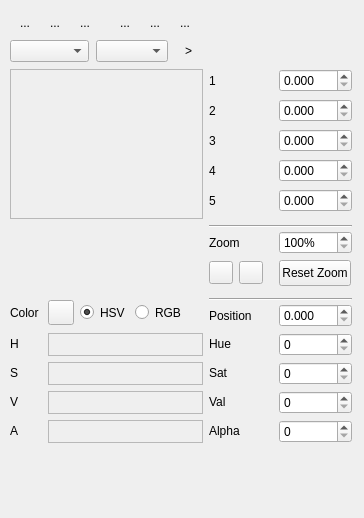
<ui version="4.0" >
 <comment>*********************************************************************
**
** Copyright (C) 2010 Nokia Corporation and/or its subsidiary(-ies).
** All rights reserved.
** Contact: Nokia Corporation (qt-info@nokia.com)
**
** This file is part of the tools applications of the Qt Toolkit.
**
** $QT_BEGIN_LICENSE:LGPL$
** Commercial Usage
** Licensees holding valid Qt Commercial licenses may use this file in
** accordance with the Qt Commercial License Agreement provided with the
** Software or, alternatively, in accordance with the terms contained in
** a written agreement between you and Nokia.
**
** GNU Lesser General Public License Usage
** Alternatively, this file may be used under the terms of the GNU Lesser
** General Public License version 2.1 as published by the Free Software
** Foundation and appearing in the file LICENSE.LGPL included in the
** packaging of this file.  Please review the following information to
** ensure the GNU Lesser General Public License version 2.1 requirements
** will be met: http://www.gnu.org/licenses/old-licenses/lgpl-2.1.html.
**
** In addition, as a special exception, Nokia gives you certain additional
** rights.  These rights are described in the Nokia Qt LGPL Exception
** version 1.1, included in the file LGPL_EXCEPTION.txt in this package.
**
** GNU General Public License Usage
** Alternatively, this file may be used under the terms of the GNU
** General Public License version 3.0 as published by the Free Software
** Foundation and appearing in the file LICENSE.GPL included in the
** packaging of this file.  Please review the following information to
** ensure the GNU General Public License version 3.0 requirements will be
** met: http://www.gnu.org/copyleft/gpl.html.
**
** If you have questions regarding the use of this file, please contact
** Nokia at qt-info@nokia.com.
** $QT_END_LICENSE$
**
*********************************************************************</comment>
 <class>QtGradientEditor</class>
 <widget class="QWidget" name="QtGradientEditor" >
  <property name="geometry" >
   <rect>
    <x>0</x>
    <y>0</y>
    <width>364</width>
    <height>518</height>
   </rect>
  </property>
  <property name="windowTitle" >
   <string>Form</string>
  </property>
  <widget class="QFrame" name="frame" >
   <property name="geometry" >
    <rect>
     <x>10</x>
     <y>69</y>
     <width>193</width>
     <height>150</height>
    </rect>
   </property>
   <property name="sizePolicy" >
    <sizepolicy vsizetype="Expanding" hsizetype="Expanding" >
     <horstretch>0</horstretch>
     <verstretch>0</verstretch>
    </sizepolicy>
   </property>
   <property name="frameShape" >
    <enum>QFrame::StyledPanel</enum>
   </property>
   <property name="frameShadow" >
    <enum>QFrame::Raised</enum>
   </property>
   <layout class="QVBoxLayout" >
    <property name="spacing" >
     <number>6</number>
    </property>
    <property name="leftMargin" >
     <number>0</number>
    </property>
    <property name="topMargin" >
     <number>0</number>
    </property>
    <property name="rightMargin" >
     <number>0</number>
    </property>
    <property name="bottomMargin" >
     <number>0</number>
    </property>
    <item>
     <widget class="QtGradientWidget" native="1" name="gradientWidget" >
      <property name="sizePolicy" >
       <sizepolicy vsizetype="Expanding" hsizetype="Expanding" >
        <horstretch>0</horstretch>
        <verstretch>0</verstretch>
       </sizepolicy>
      </property>
      <property name="toolTip" >
       <string>Gradient Editor</string>
      </property>
      <property name="whatsThis" >
       <string>This area shows a preview of the gradient being edited. It also allows you to edit parameters specific to the gradient's type such as start and final point, radius, etc. by drag &amp; drop.</string>
      </property>
     </widget>
    </item>
   </layout>
  </widget>
  <widget class="QLabel" name="label1" >
   <property name="geometry" >
    <rect>
     <x>209</x>
     <y>69</y>
     <width>64</width>
     <height>23</height>
    </rect>
   </property>
   <property name="text" >
    <string>1</string>
   </property>
  </widget>
  <widget class="QDoubleSpinBox" name="spinBox1" >
   <property name="geometry" >
    <rect>
     <x>279</x>
     <y>69</y>
     <width>73</width>
     <height>23</height>
    </rect>
   </property>
   <property name="keyboardTracking" >
    <bool>false</bool>
   </property>
   <property name="decimals" >
    <number>3</number>
   </property>
   <property name="maximum" >
    <double>1.000000000000000</double>
   </property>
   <property name="singleStep" >
    <double>0.010000000000000</double>
   </property>
  </widget>
  <widget class="QLabel" name="label2" >
   <property name="geometry" >
    <rect>
     <x>209</x>
     <y>99</y>
     <width>64</width>
     <height>23</height>
    </rect>
   </property>
   <property name="text" >
    <string>2</string>
   </property>
  </widget>
  <widget class="QDoubleSpinBox" name="spinBox2" >
   <property name="geometry" >
    <rect>
     <x>279</x>
     <y>99</y>
     <width>73</width>
     <height>23</height>
    </rect>
   </property>
   <property name="keyboardTracking" >
    <bool>false</bool>
   </property>
   <property name="decimals" >
    <number>3</number>
   </property>
   <property name="maximum" >
    <double>1.000000000000000</double>
   </property>
   <property name="singleStep" >
    <double>0.010000000000000</double>
   </property>
  </widget>
  <widget class="QLabel" name="label3" >
   <property name="geometry" >
    <rect>
     <x>209</x>
     <y>129</y>
     <width>64</width>
     <height>23</height>
    </rect>
   </property>
   <property name="text" >
    <string>3</string>
   </property>
  </widget>
  <widget class="QDoubleSpinBox" name="spinBox3" >
   <property name="geometry" >
    <rect>
     <x>279</x>
     <y>129</y>
     <width>73</width>
     <height>23</height>
    </rect>
   </property>
   <property name="keyboardTracking" >
    <bool>false</bool>
   </property>
   <property name="decimals" >
    <number>3</number>
   </property>
   <property name="maximum" >
    <double>1.000000000000000</double>
   </property>
   <property name="singleStep" >
    <double>0.010000000000000</double>
   </property>
  </widget>
  <widget class="QLabel" name="label4" >
   <property name="geometry" >
    <rect>
     <x>209</x>
     <y>159</y>
     <width>64</width>
     <height>23</height>
    </rect>
   </property>
   <property name="text" >
    <string>4</string>
   </property>
  </widget>
  <widget class="QDoubleSpinBox" name="spinBox4" >
   <property name="geometry" >
    <rect>
     <x>279</x>
     <y>159</y>
     <width>73</width>
     <height>23</height>
    </rect>
   </property>
   <property name="keyboardTracking" >
    <bool>false</bool>
   </property>
   <property name="decimals" >
    <number>3</number>
   </property>
   <property name="maximum" >
    <double>1.000000000000000</double>
   </property>
   <property name="singleStep" >
    <double>0.010000000000000</double>
   </property>
  </widget>
  <widget class="QLabel" name="label5" >
   <property name="geometry" >
    <rect>
     <x>209</x>
     <y>189</y>
     <width>64</width>
     <height>23</height>
    </rect>
   </property>
   <property name="text" >
    <string>5</string>
   </property>
  </widget>
  <widget class="QDoubleSpinBox" name="spinBox5" >
   <property name="geometry" >
    <rect>
     <x>279</x>
     <y>189</y>
     <width>73</width>
     <height>23</height>
    </rect>
   </property>
   <property name="keyboardTracking" >
    <bool>false</bool>
   </property>
   <property name="decimals" >
    <number>3</number>
   </property>
   <property name="maximum" >
    <double>1.000000000000000</double>
   </property>
   <property name="singleStep" >
    <double>0.010000000000000</double>
   </property>
  </widget>
  <widget class="QtGradientStopsWidget" native="1" name="gradientStopsWidget" >
   <property name="geometry" >
    <rect>
     <x>10</x>
     <y>225</y>
     <width>193</width>
     <height>67</height>
    </rect>
   </property>
   <property name="toolTip" >
    <string>Gradient Stops Editor</string>
   </property>
   <property name="whatsThis" >
    <string>This area allows you to edit gradient stops. Double click on the existing stop handle to duplicate it. Double click outside of the existing stop handles to create a new stop. Drag &amp; drop the handle to reposition it. Use right mouse button to popup context menu with extra actions.</string>
   </property>
  </widget>
  <widget class="QLabel" name="zoomLabel" >
   <property name="geometry" >
    <rect>
     <x>209</x>
     <y>231</y>
     <width>64</width>
     <height>23</height>
    </rect>
   </property>
   <property name="text" >
    <string>Zoom</string>
   </property>
  </widget>
  <widget class="QToolButton" name="zoomAllButton" >
   <property name="geometry" >
    <rect>
     <x>279</x>
     <y>260</y>
     <width>72</width>
     <height>26</height>
    </rect>
   </property>
   <property name="sizePolicy" >
    <sizepolicy vsizetype="Fixed" hsizetype="Preferred" >
     <horstretch>0</horstretch>
     <verstretch>0</verstretch>
    </sizepolicy>
   </property>
   <property name="toolTip" >
    <string>Reset Zoom</string>
   </property>
   <property name="text" >
    <string>Reset Zoom</string>
   </property>
  </widget>
  <widget class="QLabel" name="positionLabel" >
   <property name="geometry" >
    <rect>
     <x>209</x>
     <y>304</y>
     <width>64</width>
     <height>23</height>
    </rect>
   </property>
   <property name="text" >
    <string>Position</string>
   </property>
  </widget>
  <widget class="QLabel" name="hLabel" >
   <property name="geometry" >
    <rect>
     <x>10</x>
     <y>335</y>
     <width>32</width>
     <height>18</height>
    </rect>
   </property>
   <property name="sizePolicy" >
    <sizepolicy vsizetype="Fixed" hsizetype="Preferred" >
     <horstretch>0</horstretch>
     <verstretch>0</verstretch>
    </sizepolicy>
   </property>
   <property name="toolTip" >
    <string>Hue</string>
   </property>
   <property name="text" >
    <string>H</string>
   </property>
  </widget>
  <widget class="QFrame" name="frame_2" >
   <property name="geometry" >
    <rect>
     <x>48</x>
     <y>333</y>
     <width>155</width>
     <height>23</height>
    </rect>
   </property>
   <property name="sizePolicy" >
    <sizepolicy vsizetype="Preferred" hsizetype="Ignored" >
     <horstretch>0</horstretch>
     <verstretch>0</verstretch>
    </sizepolicy>
   </property>
   <property name="frameShape" >
    <enum>QFrame::StyledPanel</enum>
   </property>
   <property name="frameShadow" >
    <enum>QFrame::Raised</enum>
   </property>
   <layout class="QHBoxLayout" >
    <property name="leftMargin" >
     <number>0</number>
    </property>
    <property name="topMargin" >
     <number>0</number>
    </property>
    <property name="rightMargin" >
     <number>0</number>
    </property>
    <property name="bottomMargin" >
     <number>0</number>
    </property>
    <item>
     <widget class="QtColorLine" native="1" name="hueColorLine" >
      <property name="sizePolicy" >
       <sizepolicy vsizetype="Preferred" hsizetype="Expanding" >
        <horstretch>0</horstretch>
        <verstretch>0</verstretch>
       </sizepolicy>
      </property>
      <property name="toolTip" >
       <string>Hue</string>
      </property>
     </widget>
    </item>
   </layout>
  </widget>
  <widget class="QLabel" name="hueLabel" >
   <property name="geometry" >
    <rect>
     <x>209</x>
     <y>335</y>
     <width>64</width>
     <height>18</height>
    </rect>
   </property>
   <property name="sizePolicy" >
    <sizepolicy vsizetype="Fixed" hsizetype="Preferred" >
     <horstretch>0</horstretch>
     <verstretch>0</verstretch>
    </sizepolicy>
   </property>
   <property name="text" >
    <string>Hue</string>
   </property>
  </widget>
  <widget class="QLabel" name="sLabel" >
   <property name="geometry" >
    <rect>
     <x>10</x>
     <y>364</y>
     <width>32</width>
     <height>18</height>
    </rect>
   </property>
   <property name="sizePolicy" >
    <sizepolicy vsizetype="Fixed" hsizetype="Preferred" >
     <horstretch>0</horstretch>
     <verstretch>0</verstretch>
    </sizepolicy>
   </property>
   <property name="toolTip" >
    <string>Saturation</string>
   </property>
   <property name="text" >
    <string>S</string>
   </property>
  </widget>
  <widget class="QFrame" name="frame_5" >
   <property name="geometry" >
    <rect>
     <x>48</x>
     <y>362</y>
     <width>155</width>
     <height>23</height>
    </rect>
   </property>
   <property name="sizePolicy" >
    <sizepolicy vsizetype="Preferred" hsizetype="Ignored" >
     <horstretch>0</horstretch>
     <verstretch>0</verstretch>
    </sizepolicy>
   </property>
   <property name="frameShape" >
    <enum>QFrame::StyledPanel</enum>
   </property>
   <property name="frameShadow" >
    <enum>QFrame::Raised</enum>
   </property>
   <layout class="QHBoxLayout" >
    <property name="leftMargin" >
     <number>0</number>
    </property>
    <property name="topMargin" >
     <number>0</number>
    </property>
    <property name="rightMargin" >
     <number>0</number>
    </property>
    <property name="bottomMargin" >
     <number>0</number>
    </property>
    <item>
     <widget class="QtColorLine" native="1" name="saturationColorLine" >
      <property name="sizePolicy" >
       <sizepolicy vsizetype="Preferred" hsizetype="Expanding" >
        <horstretch>0</horstretch>
        <verstretch>0</verstretch>
       </sizepolicy>
      </property>
      <property name="toolTip" >
       <string>Saturation</string>
      </property>
     </widget>
    </item>
   </layout>
  </widget>
  <widget class="QLabel" name="saturationLabel" >
   <property name="geometry" >
    <rect>
     <x>209</x>
     <y>364</y>
     <width>64</width>
     <height>18</height>
    </rect>
   </property>
   <property name="sizePolicy" >
    <sizepolicy vsizetype="Fixed" hsizetype="Preferred" >
     <horstretch>0</horstretch>
     <verstretch>0</verstretch>
    </sizepolicy>
   </property>
   <property name="text" >
    <string>Sat</string>
   </property>
  </widget>
  <widget class="QLabel" name="vLabel" >
   <property name="geometry" >
    <rect>
     <x>10</x>
     <y>393</y>
     <width>32</width>
     <height>18</height>
    </rect>
   </property>
   <property name="sizePolicy" >
    <sizepolicy vsizetype="Fixed" hsizetype="Preferred" >
     <horstretch>0</horstretch>
     <verstretch>0</verstretch>
    </sizepolicy>
   </property>
   <property name="toolTip" >
    <string>Value</string>
   </property>
   <property name="text" >
    <string>V</string>
   </property>
  </widget>
  <widget class="QFrame" name="frame_3" >
   <property name="geometry" >
    <rect>
     <x>48</x>
     <y>391</y>
     <width>155</width>
     <height>23</height>
    </rect>
   </property>
   <property name="sizePolicy" >
    <sizepolicy vsizetype="Preferred" hsizetype="Ignored" >
     <horstretch>0</horstretch>
     <verstretch>0</verstretch>
    </sizepolicy>
   </property>
   <property name="frameShape" >
    <enum>QFrame::StyledPanel</enum>
   </property>
   <property name="frameShadow" >
    <enum>QFrame::Raised</enum>
   </property>
   <layout class="QHBoxLayout" >
    <property name="leftMargin" >
     <number>0</number>
    </property>
    <property name="topMargin" >
     <number>0</number>
    </property>
    <property name="rightMargin" >
     <number>0</number>
    </property>
    <property name="bottomMargin" >
     <number>0</number>
    </property>
    <item>
     <widget class="QtColorLine" native="1" name="valueColorLine" >
      <property name="sizePolicy" >
       <sizepolicy vsizetype="Preferred" hsizetype="Expanding" >
        <horstretch>0</horstretch>
        <verstretch>0</verstretch>
       </sizepolicy>
      </property>
      <property name="toolTip" >
       <string>Value</string>
      </property>
     </widget>
    </item>
   </layout>
  </widget>
  <widget class="QLabel" name="valueLabel" >
   <property name="geometry" >
    <rect>
     <x>209</x>
     <y>393</y>
     <width>64</width>
     <height>18</height>
    </rect>
   </property>
   <property name="sizePolicy" >
    <sizepolicy vsizetype="Fixed" hsizetype="Preferred" >
     <horstretch>0</horstretch>
     <verstretch>0</verstretch>
    </sizepolicy>
   </property>
   <property name="text" >
    <string>Val</string>
   </property>
  </widget>
  <widget class="QLabel" name="aLabel" >
   <property name="geometry" >
    <rect>
     <x>10</x>
     <y>422</y>
     <width>32</width>
     <height>18</height>
    </rect>
   </property>
   <property name="sizePolicy" >
    <sizepolicy vsizetype="Fixed" hsizetype="Preferred" >
     <horstretch>0</horstretch>
     <verstretch>0</verstretch>
    </sizepolicy>
   </property>
   <property name="toolTip" >
    <string>Alpha</string>
   </property>
   <property name="text" >
    <string>A</string>
   </property>
  </widget>
  <widget class="QFrame" name="frame_4" >
   <property name="geometry" >
    <rect>
     <x>48</x>
     <y>420</y>
     <width>155</width>
     <height>23</height>
    </rect>
   </property>
   <property name="sizePolicy" >
    <sizepolicy vsizetype="Preferred" hsizetype="Ignored" >
     <horstretch>0</horstretch>
     <verstretch>0</verstretch>
    </sizepolicy>
   </property>
   <property name="frameShape" >
    <enum>QFrame::StyledPanel</enum>
   </property>
   <property name="frameShadow" >
    <enum>QFrame::Raised</enum>
   </property>
   <layout class="QHBoxLayout" >
    <property name="leftMargin" >
     <number>0</number>
    </property>
    <property name="topMargin" >
     <number>0</number>
    </property>
    <property name="rightMargin" >
     <number>0</number>
    </property>
    <property name="bottomMargin" >
     <number>0</number>
    </property>
    <item>
     <widget class="QtColorLine" native="1" name="alphaColorLine" >
      <property name="sizePolicy" >
       <sizepolicy vsizetype="Preferred" hsizetype="Expanding" >
        <horstretch>0</horstretch>
        <verstretch>0</verstretch>
       </sizepolicy>
      </property>
      <property name="toolTip" >
       <string>Alpha</string>
      </property>
     </widget>
    </item>
   </layout>
  </widget>
  <widget class="QLabel" name="alphaLabel" >
   <property name="geometry" >
    <rect>
     <x>209</x>
     <y>422</y>
     <width>64</width>
     <height>18</height>
    </rect>
   </property>
   <property name="sizePolicy" >
    <sizepolicy vsizetype="Fixed" hsizetype="Preferred" >
     <horstretch>0</horstretch>
     <verstretch>0</verstretch>
    </sizepolicy>
   </property>
   <property name="text" >
    <string>Alpha</string>
   </property>
  </widget>
  <widget class="QComboBox" name="typeComboBox" >
   <property name="geometry" >
    <rect>
     <x>10</x>
     <y>40</y>
     <width>79</width>
     <height>22</height>
    </rect>
   </property>
   <property name="toolTip" >
    <string>Type</string>
   </property>
  </widget>
  <widget class="QComboBox" name="spreadComboBox" >
   <property name="geometry" >
    <rect>
     <x>96</x>
     <y>40</y>
     <width>72</width>
     <height>22</height>
    </rect>
   </property>
   <property name="toolTip" >
    <string>Spread</string>
   </property>
  </widget>
  <widget class="QLabel" name="colorLabel" >
   <property name="geometry" >
    <rect>
     <x>10</x>
     <y>298</y>
     <width>32</width>
     <height>29</height>
    </rect>
   </property>
   <property name="sizePolicy" >
    <sizepolicy vsizetype="Preferred" hsizetype="Fixed" >
     <horstretch>0</horstretch>
     <verstretch>0</verstretch>
    </sizepolicy>
   </property>
   <property name="text" >
    <string>Color</string>
   </property>
  </widget>
  <widget class="QtColorButton" name="colorButton" >
   <property name="geometry" >
    <rect>
     <x>48</x>
     <y>300</y>
     <width>26</width>
     <height>25</height>
    </rect>
   </property>
   <property name="toolTip" >
    <string>Current stop's color</string>
   </property>
   <property name="text" >
    <string/>
   </property>
  </widget>
  <widget class="QRadioButton" name="hsvRadioButton" >
   <property name="geometry" >
    <rect>
     <x>80</x>
     <y>301</y>
     <width>49</width>
     <height>23</height>
    </rect>
   </property>
   <property name="sizePolicy" >
    <sizepolicy vsizetype="Fixed" hsizetype="Fixed" >
     <horstretch>0</horstretch>
     <verstretch>0</verstretch>
    </sizepolicy>
   </property>
   <property name="toolTip" >
    <string>Show HSV specification</string>
   </property>
   <property name="text" >
    <string>HSV</string>
   </property>
   <property name="checked" >
    <bool>true</bool>
   </property>
  </widget>
  <widget class="QRadioButton" name="rgbRadioButton" >
   <property name="geometry" >
    <rect>
     <x>135</x>
     <y>301</y>
     <width>49</width>
     <height>23</height>
    </rect>
   </property>
   <property name="sizePolicy" >
    <sizepolicy vsizetype="Fixed" hsizetype="Fixed" >
     <horstretch>0</horstretch>
     <verstretch>0</verstretch>
    </sizepolicy>
   </property>
   <property name="toolTip" >
    <string>Show RGB specification</string>
   </property>
   <property name="text" >
    <string>RGB</string>
   </property>
  </widget>
  <widget class="QWidget" native="1" name="positionWidget" >
   <property name="geometry" >
    <rect>
     <x>279</x>
     <y>304</y>
     <width>73</width>
     <height>23</height>
    </rect>
   </property>
   <layout class="QVBoxLayout" >
    <property name="leftMargin" >
     <number>0</number>
    </property>
    <property name="topMargin" >
     <number>0</number>
    </property>
    <property name="rightMargin" >
     <number>0</number>
    </property>
    <property name="bottomMargin" >
     <number>0</number>
    </property>
    <item>
     <widget class="QDoubleSpinBox" name="positionSpinBox" >
      <property name="toolTip" >
       <string>Current stop's position</string>
      </property>
      <property name="keyboardTracking" >
       <bool>false</bool>
      </property>
      <property name="decimals" >
       <number>3</number>
      </property>
      <property name="minimum" >
       <double>0.000000000000000</double>
      </property>
      <property name="maximum" >
       <double>1.000000000000000</double>
      </property>
      <property name="singleStep" >
       <double>0.010000000000000</double>
      </property>
      <property name="value" >
       <double>0.000000000000000</double>
      </property>
     </widget>
    </item>
   </layout>
  </widget>
  <widget class="QWidget" native="1" name="hueWidget" >
   <property name="geometry" >
    <rect>
     <x>279</x>
     <y>333</y>
     <width>73</width>
     <height>23</height>
    </rect>
   </property>
   <layout class="QVBoxLayout" >
    <property name="leftMargin" >
     <number>0</number>
    </property>
    <property name="topMargin" >
     <number>0</number>
    </property>
    <property name="rightMargin" >
     <number>0</number>
    </property>
    <property name="bottomMargin" >
     <number>0</number>
    </property>
    <item>
     <widget class="QSpinBox" name="hueSpinBox" >
      <property name="keyboardTracking" >
       <bool>false</bool>
      </property>
      <property name="maximum" >
       <number>359</number>
      </property>
     </widget>
    </item>
   </layout>
  </widget>
  <widget class="QWidget" native="1" name="saturationWidget" >
   <property name="geometry" >
    <rect>
     <x>279</x>
     <y>362</y>
     <width>73</width>
     <height>23</height>
    </rect>
   </property>
   <layout class="QVBoxLayout" >
    <property name="leftMargin" >
     <number>0</number>
    </property>
    <property name="topMargin" >
     <number>0</number>
    </property>
    <property name="rightMargin" >
     <number>0</number>
    </property>
    <property name="bottomMargin" >
     <number>0</number>
    </property>
    <item>
     <widget class="QSpinBox" name="saturationSpinBox" >
      <property name="keyboardTracking" >
       <bool>false</bool>
      </property>
      <property name="maximum" >
       <number>255</number>
      </property>
     </widget>
    </item>
   </layout>
  </widget>
  <widget class="QWidget" native="1" name="valueWidget" >
   <property name="geometry" >
    <rect>
     <x>279</x>
     <y>391</y>
     <width>73</width>
     <height>23</height>
    </rect>
   </property>
   <layout class="QVBoxLayout" >
    <property name="leftMargin" >
     <number>0</number>
    </property>
    <property name="topMargin" >
     <number>0</number>
    </property>
    <property name="rightMargin" >
     <number>0</number>
    </property>
    <property name="bottomMargin" >
     <number>0</number>
    </property>
    <item>
     <widget class="QSpinBox" name="valueSpinBox" >
      <property name="keyboardTracking" >
       <bool>false</bool>
      </property>
      <property name="maximum" >
       <number>255</number>
      </property>
     </widget>
    </item>
   </layout>
  </widget>
  <widget class="QWidget" native="1" name="alphaWidget" >
   <property name="geometry" >
    <rect>
     <x>279</x>
     <y>420</y>
     <width>73</width>
     <height>23</height>
    </rect>
   </property>
   <layout class="QVBoxLayout" >
    <property name="leftMargin" >
     <number>0</number>
    </property>
    <property name="topMargin" >
     <number>0</number>
    </property>
    <property name="rightMargin" >
     <number>0</number>
    </property>
    <property name="bottomMargin" >
     <number>0</number>
    </property>
    <item>
     <widget class="QSpinBox" name="alphaSpinBox" >
      <property name="keyboardTracking" >
       <bool>false</bool>
      </property>
      <property name="maximum" >
       <number>255</number>
      </property>
     </widget>
    </item>
   </layout>
  </widget>
  <widget class="QWidget" native="1" name="zoomWidget" >
   <property name="geometry" >
    <rect>
     <x>279</x>
     <y>231</y>
     <width>73</width>
     <height>23</height>
    </rect>
   </property>
   <layout class="QVBoxLayout" >
    <property name="leftMargin" >
     <number>0</number>
    </property>
    <property name="topMargin" >
     <number>0</number>
    </property>
    <property name="rightMargin" >
     <number>0</number>
    </property>
    <property name="bottomMargin" >
     <number>0</number>
    </property>
    <item>
     <widget class="QSpinBox" name="zoomSpinBox" >
      <property name="keyboardTracking" >
       <bool>false</bool>
      </property>
      <property name="suffix" >
       <string>%</string>
      </property>
      <property name="minimum" >
       <number>100</number>
      </property>
      <property name="maximum" >
       <number>10000</number>
      </property>
      <property name="singleStep" >
       <number>100</number>
      </property>
      <property name="value" >
       <number>100</number>
      </property>
     </widget>
    </item>
   </layout>
  </widget>
  <widget class="QWidget" native="1" name="line1Widget" >
   <property name="geometry" >
    <rect>
     <x>209</x>
     <y>219</y>
     <width>143</width>
     <height>16</height>
    </rect>
   </property>
   <layout class="QVBoxLayout" >
    <property name="leftMargin" >
     <number>0</number>
    </property>
    <property name="topMargin" >
     <number>0</number>
    </property>
    <property name="rightMargin" >
     <number>0</number>
    </property>
    <property name="bottomMargin" >
     <number>0</number>
    </property>
    <item>
     <widget class="Line" name="line1" >
      <property name="orientation" >
       <enum>Qt::Horizontal</enum>
      </property>
     </widget>
    </item>
   </layout>
  </widget>
  <widget class="QWidget" native="1" name="line2Widget" >
   <property name="geometry" >
    <rect>
     <x>209</x>
     <y>292</y>
     <width>143</width>
     <height>16</height>
    </rect>
   </property>
   <layout class="QVBoxLayout" >
    <property name="leftMargin" >
     <number>0</number>
    </property>
    <property name="topMargin" >
     <number>0</number>
    </property>
    <property name="rightMargin" >
     <number>0</number>
    </property>
    <property name="bottomMargin" >
     <number>0</number>
    </property>
    <item>
     <widget class="Line" name="line2" >
      <property name="orientation" >
       <enum>Qt::Horizontal</enum>
      </property>
     </widget>
    </item>
   </layout>
  </widget>
  <widget class="QWidget" native="1" name="zoomButtonsWidget" >
   <property name="geometry" >
    <rect>
     <x>209</x>
     <y>260</y>
     <width>64</width>
     <height>26</height>
    </rect>
   </property>
   <property name="sizePolicy" >
    <sizepolicy vsizetype="Preferred" hsizetype="Maximum" >
     <horstretch>0</horstretch>
     <verstretch>0</verstretch>
    </sizepolicy>
   </property>
   <layout class="QHBoxLayout" >
    <property name="leftMargin" >
     <number>0</number>
    </property>
    <property name="topMargin" >
     <number>0</number>
    </property>
    <property name="rightMargin" >
     <number>0</number>
    </property>
    <property name="bottomMargin" >
     <number>0</number>
    </property>
    <item>
     <widget class="QToolButton" name="zoomInButton" >
      <property name="toolTip" >
       <string>Zoom In</string>
      </property>
     </widget>
    </item>
    <item>
     <widget class="QToolButton" name="zoomOutButton" >
      <property name="toolTip" >
       <string>Zoom Out</string>
      </property>
     </widget>
    </item>
    <item>
     <spacer>
      <property name="orientation" >
       <enum>Qt::Horizontal</enum>
      </property>
      <property name="sizeHint" >
       <size>
        <width>0</width>
        <height>20</height>
       </size>
      </property>
     </spacer>
    </item>
   </layout>
  </widget>
  <widget class="QToolButton" name="detailsButton" >
   <property name="geometry" >
    <rect>
     <x>176</x>
     <y>40</y>
     <width>25</width>
     <height>22</height>
    </rect>
   </property>
   <property name="sizePolicy" >
    <sizepolicy vsizetype="Ignored" hsizetype="Fixed" >
     <horstretch>0</horstretch>
     <verstretch>0</verstretch>
    </sizepolicy>
   </property>
   <property name="toolTip" >
    <string>Toggle details extension</string>
   </property>
   <property name="text" >
    <string>></string>
   </property>
   <property name="checkable" >
    <bool>true</bool>
   </property>
   <property name="autoRaise" >
    <bool>true</bool>
   </property>
  </widget>
  <widget class="QToolButton" name="linearButton" >
   <property name="geometry" >
    <rect>
     <x>10</x>
     <y>10</y>
     <width>30</width>
     <height>26</height>
    </rect>
   </property>
   <property name="toolTip" >
    <string>Linear Type</string>
   </property>
   <property name="text" >
    <string>...</string>
   </property>
   <property name="checkable" >
    <bool>true</bool>
   </property>
   <property name="autoRaise" >
    <bool>true</bool>
   </property>
  </widget>
  <widget class="QToolButton" name="radialButton" >
   <property name="geometry" >
    <rect>
     <x>40</x>
     <y>10</y>
     <width>30</width>
     <height>26</height>
    </rect>
   </property>
   <property name="toolTip" >
    <string>Radial Type</string>
   </property>
   <property name="text" >
    <string>...</string>
   </property>
   <property name="checkable" >
    <bool>true</bool>
   </property>
   <property name="autoRaise" >
    <bool>true</bool>
   </property>
  </widget>
  <widget class="QToolButton" name="conicalButton" >
   <property name="geometry" >
    <rect>
     <x>70</x>
     <y>10</y>
     <width>30</width>
     <height>26</height>
    </rect>
   </property>
   <property name="toolTip" >
    <string>Conical Type</string>
   </property>
   <property name="text" >
    <string>...</string>
   </property>
   <property name="checkable" >
    <bool>true</bool>
   </property>
   <property name="autoRaise" >
    <bool>true</bool>
   </property>
  </widget>
  <widget class="QToolButton" name="padButton" >
   <property name="geometry" >
    <rect>
     <x>110</x>
     <y>10</y>
     <width>30</width>
     <height>26</height>
    </rect>
   </property>
   <property name="toolTip" >
    <string>Pad Spread</string>
   </property>
   <property name="text" >
    <string>...</string>
   </property>
   <property name="checkable" >
    <bool>true</bool>
   </property>
   <property name="autoRaise" >
    <bool>true</bool>
   </property>
  </widget>
  <widget class="QToolButton" name="repeatButton" >
   <property name="geometry" >
    <rect>
     <x>140</x>
     <y>10</y>
     <width>30</width>
     <height>26</height>
    </rect>
   </property>
   <property name="toolTip" >
    <string>Repeat Spread</string>
   </property>
   <property name="text" >
    <string>...</string>
   </property>
   <property name="checkable" >
    <bool>true</bool>
   </property>
   <property name="autoRaise" >
    <bool>true</bool>
   </property>
  </widget>
  <widget class="QToolButton" name="reflectButton" >
   <property name="geometry" >
    <rect>
     <x>170</x>
     <y>10</y>
     <width>30</width>
     <height>26</height>
    </rect>
   </property>
   <property name="toolTip" >
    <string>Reflect Spread</string>
   </property>
   <property name="text" >
    <string>...</string>
   </property>
   <property name="checkable" >
    <bool>true</bool>
   </property>
   <property name="autoRaise" >
    <bool>true</bool>
   </property>
  </widget>
 </widget>
 <customwidgets>
  <customwidget>
   <class>QtColorButton</class>
   <extends>QToolButton</extends>
   <header>qtcolorbutton.h</header>
  </customwidget>
  <customwidget>
   <class>QtColorLine</class>
   <extends>QWidget</extends>
   <header>qtcolorline.h</header>
   <container>1</container>
  </customwidget>
  <customwidget>
   <class>QtGradientStopsWidget</class>
   <extends>QWidget</extends>
   <header>qtgradientstopswidget.h</header>
   <container>1</container>
  </customwidget>
  <customwidget>
   <class>QtGradientWidget</class>
   <extends>QWidget</extends>
   <header>qtgradientwidget.h</header>
   <container>1</container>
  </customwidget>
 </customwidgets>
 <tabstops>
  <tabstop>typeComboBox</tabstop>
  <tabstop>spreadComboBox</tabstop>
  <tabstop>detailsButton</tabstop>
  <tabstop>spinBox1</tabstop>
  <tabstop>spinBox2</tabstop>
  <tabstop>spinBox3</tabstop>
  <tabstop>spinBox4</tabstop>
  <tabstop>spinBox5</tabstop>
  <tabstop>zoomSpinBox</tabstop>
  <tabstop>zoomInButton</tabstop>
  <tabstop>zoomOutButton</tabstop>
  <tabstop>zoomAllButton</tabstop>
  <tabstop>colorButton</tabstop>
  <tabstop>hsvRadioButton</tabstop>
  <tabstop>rgbRadioButton</tabstop>
  <tabstop>positionSpinBox</tabstop>
  <tabstop>hueSpinBox</tabstop>
  <tabstop>saturationSpinBox</tabstop>
  <tabstop>valueSpinBox</tabstop>
  <tabstop>alphaSpinBox</tabstop>
 </tabstops>
 <resources/>
 <connections/>
</ui>
